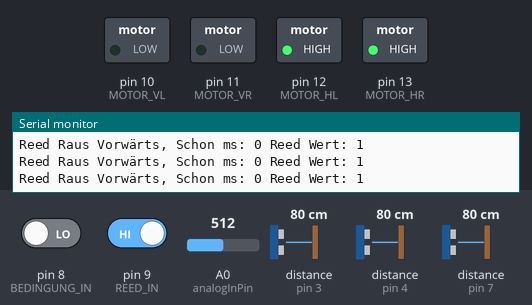
This sketch was run on a simulated Arduino Uno, built with avr-gcc and run on an emulated ATmega328P. On the bench: switched loads named in the sketch (green lamp = pin HIGH), the last lines printed to the serial monitor. The test bench sets the inputs (shaded band); at power-on: pin 9 (REED_IN) HIGH, A0 (analogInPin) = 512, distance to the obstacle (sensors on pin 3, pin 4, pin 7) 80 cm, pin 8 (BEDINGUNG_IN) LOW. The echo pulse lasts 58.3 µs per cm; pins used as bus, display or sensor lines are not drawn.

Above: at 1.2 s.
1.3 s: pin 9 (REED_IN) driven LOW
At 4.1 s:
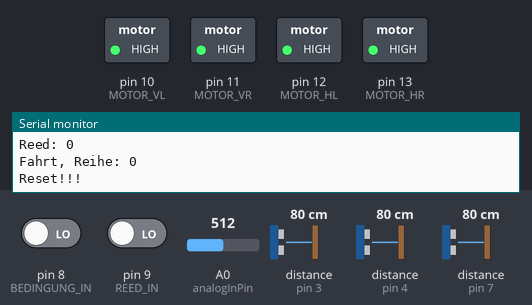
4.3 s: A0 (analogInPin) set to 90
At 5.0 s:
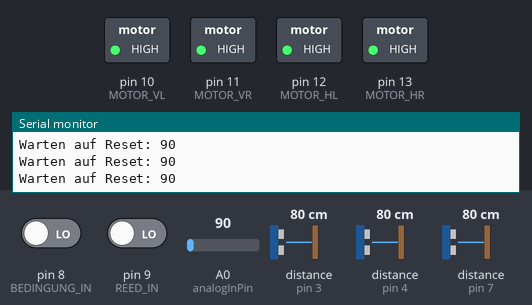
6.5 s: A0 (analogInPin) set to 110
9.5 s: distance to the obstacle (sensor on pin 3) set to 2 cm
Timing chart, 0 to 19.5 s (numbered marks = the images above; inputs shaded):
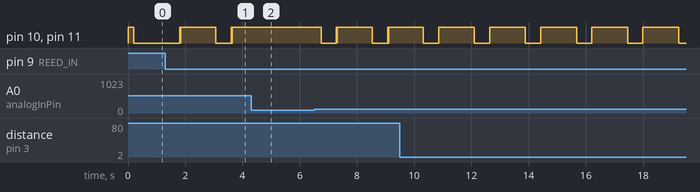

Measured:
- after the input at 1.3 s, pin 10 (MOTOR_VL), pin 11 (MOTOR_VR): goes HIGH 0.03 s, LOW 0.01 s, HIGH 1.2 s, LOW 0.54 s, HIGH 0.03 s, LOW 0.01 s, then HIGH, starting after 0.51 s
- after the input at 4.3 s, pin 10 (MOTOR_VL), pin 11 (MOTOR_VR): stays HIGH (without the input it goes to LOW after 0.56 s)

The sketch:

Trolley_Fahrt.ino
```cpp
//***********************************************************
//** Smart Airplane Trolley - Automatisiertes Fahren
//** Arduino Programm: Trolley_Fahrt.ino
//***********************************************************

//Konstanten: Pins
const int MOTOR_VL = 10;
const int MOTOR_VR = 11;
const int MOTOR_HL = 12;
const int MOTOR_HR = 13;

const int REED_IN = 9;
const int BEDINGUNG_IN = 8;
const int analogInPin = A0;

const int HINDERIS_1_TRIG = 5;
const int HINDERIS_1_ECHO = 4;
const int HINDERIS_2_TRIG = 6;
const int HINDERIS_2_ECHO = 7;
const int HINDERIS_3_TRIG = 2;
const int HINDERIS_3_ECHO = 3;
//Konstanten: Einstellungen
const int REIHENMENGE = 2;
const int WARTEZEITBEDINGUNG=10000;
//Status-Variablen
boolean IstFahrt = false;
boolean IstBedient = false;
boolean IstWarten=false;
boolean IstHindernis=false;
boolean IstFahrtZurueck=false;
//Werte-Variablen
int ReedVal= 0;
unsigned long WartenEndeZeit;
int Reihenzaehler = 0;
int Hindernis_Entfernung=100;
int Hindernis_Entfernung2;
int Starttaste_out = 0;

void setup()
{
  //Pin-Setup: Motoren
pinMode (MOTOR_VR,OUTPUT);
pinMode (MOTOR_VL,OUTPUT);
pinMode (MOTOR_HR,OUTPUT);
pinMode (MOTOR_HL,OUTPUT);

// Pin-Setup: Sensoren
pinMode (REED_IN,INPUT);
pinMode (BEDINGUNG_IN,INPUT);

pinMode (HINDERIS_1_TRIG,OUTPUT);
pinMode (HINDERIS_1_ECHO,INPUT);
pinMode (HINDERIS_2_TRIG,OUTPUT);
pinMode (HINDERIS_2_ECHO,INPUT);
pinMode (HINDERIS_3_TRIG,OUTPUT);
pinMode (HINDERIS_3_ECHO,INPUT);

//Serial Setup
Serial.begin(9600);

// Motoren am Anfang ausschalten
Motoren_Aus();
}

void loop() {
//******    Sensoren Auswertung    ******
//** Start/Reset Taste
Starttaste_out = analogRead(analogInPin);
if(!IstFahrt && !IstFahrtZurueck && !IstWarten)
{  //Warten auf Start-Taste
  while(Starttaste_out < 100)
  {
    Starttaste_out = analogRead(analogInPin);
    Serial.println("Warten auf Reset: " + String(Starttaste_out));
    delay(10);
  }
  delay(200);
  Reed_Raus(true);
  IstFahrt = true;
}
else
{
  //Reset-Taste während der Fahrt
     if (Starttaste_out>100)
     {
          Serial.println("Reset!!!");
          IstFahrtZurueck = false;
          IstWarten = false;
          IstFahrt = false;
          Motoren_Aus();
          delay(1000);
      }
}

//** Reed Sensor
ReedVal = digitalRead (REED_IN);
Serial.println("Reed: " + String(ReedVal));

//** Bedingungssensor
IstBedient= (digitalRead(BEDINGUNG_IN)==1);

//** 3 Ultraschalsensoren
Hindernis_Entfernung = GetDistance (HINDERIS_1_TRIG,HINDERIS_1_ECHO);
Hindernis_Entfernung2 = GetDistance (HINDERIS_2_TRIG,HINDERIS_2_ECHO);
if (Hindernis_Entfernung > Hindernis_Entfernung2)
  Hindernis_Entfernung = Hindernis_Entfernung2;
Hindernis_Entfernung2 = GetDistance (HINDERIS_3_TRIG,HINDERIS_3_ECHO);
if (Hindernis_Entfernung > Hindernis_Entfernung2)
  Hindernis_Entfernung = Hindernis_Entfernung2;

if (Hindernis_Entfernung < 50)
{
  IstHindernis = true;
}

//******    Aktionen    ******
//** Aktion: Bedingung
//** Priorität: 1
if (IstBedient)
{
  Serial.println("Wird bedient");
  Motoren_Aus();

}


//** Aktion: Hindernis
//** Priorität: 2
else if (IstHindernis)
{
  Serial.println("Hindernis: " + String(Hindernis_Entfernung));
  Motoren_Aus();
  if (Hindernis_Entfernung > 80)
  {
    IstHindernis = false;
  }
}
else
{


  if (!IstFahrtZurueck)
  {
  //** Aktion: Fahrt: Schritt-Fahrt in die nächste Reihe
  //** Priorität: 3
    if (IstFahrt)
    {
      if (ReedVal==0)
      {
        Serial.println("Fahrt, Reihe: " + String(Reihenzaehler));
        Motoren_Vorwaerts();
      }
      else
      {
        Serial.println("Fahrt Ende");

        Motoren_Aus();

        IstFahrt=false;
        IstWarten=true;
        WartenEndeZeit=millis()+WARTEZEITBEDINGUNG;
        Reihenzaehler++;
      }

    }


    //** Aktion: Warten: 10 Sekunden für die Selbstbedingung
    //** Priorität: 3
    if (IstWarten)
    {
      Serial.println("Warten, Reihe: " + String(Reihenzaehler));
      Motoren_Aus();
      if (WartenEndeZeit <= millis())
      {
       Serial.println("Warten Ende");
       IstWarten=false;
       if (Reihenzaehler < REIHENMENGE){
        IstFahrt=true;
        Reed_Raus(true);
       }
       else
       {
         IstFahrtZurueck=true;
         IstWarten=false;
         IstFahrt=false;
          Serial.println("Starte Fahrt Zurück");
          Reed_Raus(false);
       }
      }
    }
  }
  else
  {
     //** Aktion: Rückfahrt: Zurück zur Start-Reihe
     //** Priorität: 3
      if (ReedVal==0)
      {
        Serial.println("Fahrt Zurück Reihe: " + String(Reihenzaehler));
        Motoren_Rueckwaerts();
      }
      else
      {
        Reihenzaehler--;
        if (Reihenzaehler == 0)
        {
          Serial.println("Fahrt Zurück Fertig");
          IstFahrtZurueck = false;
          IstWarten = false;
          IstFahrt = false;
          Motoren_Aus();
        }
       else
       {
         Reed_Raus(false);
       }
      }


  }

}
}

//******    Hilfsfunktionen    ******
//** Hilfsfunktionen für die Motoren
void Motoren_Aus()
{
digitalWrite (MOTOR_VR,HIGH);
digitalWrite (MOTOR_VL,HIGH);
digitalWrite (MOTOR_HR,HIGH);
digitalWrite (MOTOR_HL,HIGH);
}

void Motoren_Vorwaerts()
{
 digitalWrite (MOTOR_VR,LOW);
 digitalWrite (MOTOR_VL,LOW);

 digitalWrite (MOTOR_HR,HIGH);
 digitalWrite (MOTOR_HL,HIGH);
}


void Motoren_Rueckwaerts()
{
 digitalWrite (MOTOR_HR,LOW);
 digitalWrite (MOTOR_HL,LOW);

 digitalWrite (MOTOR_VR,HIGH);
 digitalWrite (MOTOR_VL,HIGH);
}

//** Hilfsfunktion: Ausfahren aus dem Reed Sensor mit dem Rauschfilter
void Reed_Raus(boolean parVorwaerts)
{
  unsigned long debounceDelay = 500;
  unsigned long lastDebounceTime = millis();

  while ((millis() - lastDebounceTime) < debounceDelay)
  {
    int iReed=digitalRead (REED_IN)==1;
    if (parVorwaerts)
    {
      Serial.println("Reed Raus Vorwärts, Schon ms: " + String((millis() - lastDebounceTime)) + " Reed Wert: " + String(iReed));

      Motoren_Vorwaerts();
    }
    else
    {
       Serial.println("Reed Raus Rückwärts, Schon ms: " + String((millis() - lastDebounceTime)) + " Reed Wert: " + String(iReed));

      Motoren_Rueckwaerts();
    }
    if (iReed==1)
      lastDebounceTime = millis();
  }
Motoren_Aus();
}


//** Hilfsfunktion: GetDistance - Ultraschallsensor auslesen und die Entfernung in cm ermitteln
int GetDistance(int trigPin, int echoPin)
{
    long duration;
    int distance;

    digitalWrite(trigPin, LOW);
    delayMicroseconds(2);

    // Sets the trigPin on HIGH state for 10 micro seconds
    digitalWrite(trigPin, HIGH);
    delayMicroseconds(10);
    digitalWrite(trigPin, LOW);

    // Reads the echoPin, returns the sound wave travel time in microseconds
    duration = pulseIn(echoPin, HIGH);

    // Calculating the distance
    distance= duration*0.034/2;

    return distance;
}
```
